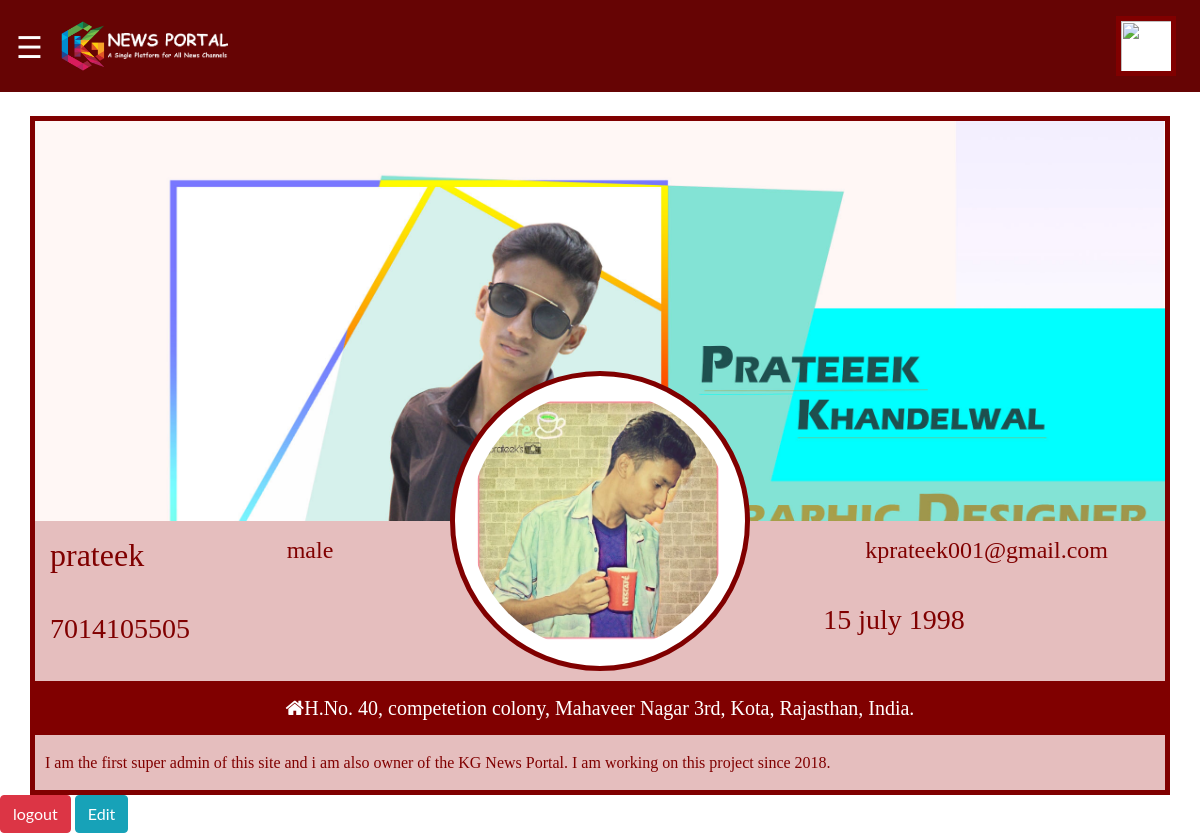
/super_admin/ad_profile (signed in), run on the app's committed database.
### super_admin/models.py (models this page shows, shortened)
class Adminprofile(models.Model):
    admin = models.OneToOneField(Admin, on_delete=models.CASCADE)
    name = models.CharField(max_length=50)
    image =models.ImageField(upload_to='profile', default='abcd.jpg')
    about =models.TextField()
    gender =models.CharField(max_length=100)
    dob = models.CharField(max_length=100)
    cover =models.ImageField(upload_to='cover', default='cover.jpg')
    address = models.TextField()

class Admin(models.Model):
    username = models.CharField(max_length=100, unique=True)
    email = models.EmailField(unique=True)
    password = models.CharField(max_length=100)
    mobile = models.CharField(max_length=10, unique=True)
    reg_id = models.CharField(max_length=10, unique=True)
    status = models.BooleanField(default=True)

### super_admin/views.py (the view)
# urls.py: path('ad_profile', views.ad_profile, name='ad_profile'),
def ad_profile(request):
    if not request.session.get('ad_email'):
        return redirect('admin_login')
    ademail = request.session.get('ad_email')
    addetail = Admin.objects.get(email=ademail)
    adpro = Adminprofile.objects.get(admin=addetail)
    context = {
        'ademail': ademail,
        'u': addetail,
        'upro' : adpro,
    }
    return render(request, 'super_admin/ad_profile.html', context)

### templates/super_admin/ad_profile.html (shortened to what this page needs)
{% extends 'super_admin/base6.html' %}
{% load static %}
{% block main %}
<br>
<div class="container" style="border: 5px solid maroon; padding:0px; background-color:#ac2d2d4f;">
<div class="row">
    <div class="col-md-12">
        <div style="height: 400px; overflow:hidden;"><img src="{{upro.cover.url}}" alt="" width="100%; style="position:absolute; "></div>
    </div>
    <div class="col-md-2">
        <div><h2 style="font-family:cursive; color:maroon;
    padding:15px;
   ">{{u.username}}</h2>
        <h3 style="font-family:cursive; color:maroon;
    padding:15px;
   ">{{u.mobile}}</h3>
        </div>
    </div>
    <div class="col-md-2">
        <div><h4 style="font-family:cursive; color:maroon;
    padding:15px; text-align:center;">{{upro.gender}}</h4></div>
    </div>
    <div class="col-md-4" >
        <div><center><img src="{{upro.image.url}}" alt="" width="300px" height="300px;" style="
    border: 5px solid maroon;
    border-radius: 50%;
    position:relative;
    padding:15px;
    background-color:white;
    margin-top: -150px;"></center>
        </div>
        </div>
    <div class="col-md-4">
        <div>
            <h4 style="font-family:cursive; color:maroon;
    padding:15px; text-align:center;
   ">{{u.email}}</h4>
            <h3 style="font-family:cursive; color:maroon;
    padding:15px;
   ">{{upro.dob}}</h3>
        </div>
    </div>
    <div class="col-md-12" style="margin-top:10px;">
        <div style="background-color: maroon; ">
            <h5 style="color:white; text-align:center; font-family:cursive; padding:15px;"><i class="fa fa-home"></i>{{upro.address}}</h5>
        </div>
    </div>
    <div class="col-md-12">
        <div>
            <h6 style="color:maroon; font-family:cursive; padding:10px;">{{upro.about}}</h6>
        </div>
    </div>
</div>
</div>
<a class="btn btn-danger" href="{% url 'ad_logout'%}">logout</a>
<a href="{% url 'edit_adpro' upro.id%}" class="btn btn-info">Edit</a>
{% endblock %}

### templates/super_admin/base6.html (style rules this page uses)
body { font-family: "Lato", sans-serif; }

### data on the page
Adminprofile: cover (picture), gender "male", image (picture), dob "15 july 1998", address "H.No. 40, competetion colony, Mahaveer Nagar 3rd, Kota, Rajasthan, India.", about "I am the first super admin of this site and i am also owner of the KG News Portal. I am working on this project since 2018."
Admin: username "prateek", mobile "7014105505", email "kprateek001@gmail.com"
